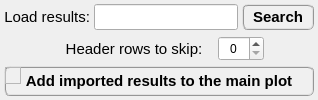
            <widget class="QWidget" name="tab_import">
             <attribute name="title">
              <string>Import</string>
             </attribute>
             <layout class="QGridLayout" name="gridLayout_11">
              <property name="leftMargin">
               <number>4</number>
              </property>
              <property name="topMargin">
               <number>4</number>
              </property>
              <property name="rightMargin">
               <number>4</number>
              </property>
              <property name="bottomMargin">
               <number>4</number>
              </property>
              <property name="spacing">
               <number>4</number>
              </property>
              <item row="0" column="0">
               <widget class="QFrame" name="frame_14">
                <property name="frameShape">
                 <enum>QFrame::NoFrame</enum>
                </property>
                <property name="frameShadow">
                 <enum>QFrame::Raised</enum>
                </property>
                <layout class="QGridLayout" name="gridLayout_10">
                 <property name="leftMargin">
                  <number>0</number>
                 </property>
                 <property name="topMargin">
                  <number>0</number>
                 </property>
                 <property name="rightMargin">
                  <number>0</number>
                 </property>
                 <property name="bottomMargin">
                  <number>0</number>
                 </property>
                 <property name="horizontalSpacing">
                  <number>4</number>
                 </property>
                 <property name="verticalSpacing">
                  <number>0</number>
                 </property>
                 <item row="0" column="0">
                  <widget class="QLabel" name="label_9">
                   <property name="minimumSize">
                    <size>
                     <width>0</width>
                     <height>26</height>
                    </size>
                   </property>
                   <property name="maximumSize">
                    <size>
                     <width>90</width>
                     <height>26</height>
                    </size>
                   </property>
                   <property name="font">
                    <font>
                     <family>MS Shell Dlg 2</family>
                     <pointsize>11</pointsize>
                     <weight>50</weight>
                     <italic>false</italic>
                     <bold>false</bold>
                    </font>
                   </property>
                   <property name="text">
                    <string>Load results:</string>
                   </property>
                   <property name="alignment">
                    <set>Qt::AlignRight|Qt::AlignTrailing|Qt::AlignVCenter</set>
                   </property>
                  </widget>
                 </item>
                 <item row="0" column="1">
                  <widget class="QLineEdit" name="lineEdit_ImportResultsPath">
                   <property name="minimumSize">
                    <size>
                     <width>0</width>
                     <height>26</height>
                    </size>
                   </property>
                   <property name="maximumSize">
                    <size>
                     <width>16777215</width>
                     <height>26</height>
                    </size>
                   </property>
                   <property name="font">
                    <font>
                     <pointsize>8</pointsize>
                     <weight>50</weight>
                     <italic>false</italic>
                     <bold>false</bold>
                    </font>
                   </property>
                   <property name="layoutDirection">
                    <enum>Qt::LeftToRight</enum>
                   </property>
                   <property name="alignment">
                    <set>Qt::AlignCenter</set>
                   </property>
                  </widget>
                 </item>
                 <item row="0" column="2">
                  <widget class="QPushButton" name="pushButton_ChooseFolderImport">
                   <property name="minimumSize">
                    <size>
                     <width>72</width>
                     <height>26</height>
                    </size>
                   </property>
                   <property name="maximumSize">
                    <size>
                     <width>72</width>
                     <height>26</height>
                    </size>
                   </property>
                   <property name="sizeIncrement">
                    <size>
                     <width>0</width>
                     <height>0</height>
                    </size>
                   </property>
                   <property name="font">
                    <font>
                     <family>MS Shell Dlg 2</family>
                     <pointsize>11</pointsize>
                     <weight>75</weight>
                     <italic>false</italic>
                     <bold>true</bold>
                    </font>
                   </property>
                   <property name="styleSheet">
                    <string notr="true">QPushButton{border-radius: 6px; border-color: rgb(150, 150, 150); border-style: ridge; border-width: 2px; color: rgb(0, 0, 0); background-color: rgb(240, 240, 240); font: 75 bold 11pt &quot;MS Shell Dlg 2&quot;}
QPushButton:hover{border-radius: 6px; border-color: rgb(0, 170, 255); border-style: ridge; border-width: 2px; color: rgb(0, 0, 0); background-color: rgba(174, 213, 255, 100); font: 75 bold 11pt &quot;MS Shell Dlg 2&quot;}
QPushButton:pressed{border-radius: 6px; border-color: rgb(0, 170, 255); border-style: ridge; border-width: 3px; color: rgb(0, 0, 0); background-color: rgb(174, 213, 255); font: 75 bold 11pt &quot;MS Shell Dlg 2&quot;}</string>
                   </property>
                   <property name="text">
                    <string>Search</string>
                   </property>
                  </widget>
                 </item>
                </layout>
               </widget>
              </item>
              <item row="1" column="0">
               <widget class="QFrame" name="frame_11">
                <property name="frameShape">
                 <enum>QFrame::NoFrame</enum>
                </property>
                <property name="frameShadow">
                 <enum>QFrame::Raised</enum>
                </property>
                <layout class="QGridLayout" name="gridLayout_9">
                 <property name="leftMargin">
                  <number>0</number>
                 </property>
                 <property name="topMargin">
                  <number>0</number>
                 </property>
                 <property name="rightMargin">
                  <number>0</number>
                 </property>
                 <property name="bottomMargin">
                  <number>0</number>
                 </property>
                 <property name="horizontalSpacing">
                  <number>4</number>
                 </property>
                 <property name="verticalSpacing">
                  <number>0</number>
                 </property>
                 <item row="0" column="0">
                  <widget class="QFrame" name="frame_12">
                   <property name="frameShape">
                    <enum>QFrame::NoFrame</enum>
                   </property>
                   <property name="frameShadow">
                    <enum>QFrame::Raised</enum>
                   </property>
                  </widget>
                 </item>
                 <item row="0" column="2">
                  <widget class="QSpinBox" name="spinBox_skiprows">
                   <property name="minimumSize">
                    <size>
                     <width>0</width>
                     <height>25</height>
                    </size>
                   </property>
                   <property name="maximumSize">
                    <size>
                     <width>16777215</width>
                     <height>25</height>
                    </size>
                   </property>
                   <property name="alignment">
                    <set>Qt::AlignCenter</set>
                   </property>
                   <property name="maximum">
                    <number>10</number>
                   </property>
                  </widget>
                 </item>
                 <item row="0" column="1">
                  <widget class="QLabel" name="label_10">
                   <property name="minimumSize">
                    <size>
                     <width>160</width>
                     <height>25</height>
                    </size>
                   </property>
                   <property name="maximumSize">
                    <size>
                     <width>200</width>
                     <height>25</height>
                    </size>
                   </property>
                   <property name="font">
                    <font>
                     <family>MS Shell Dlg 2</family>
                     <pointsize>11</pointsize>
                     <weight>50</weight>
                     <italic>false</italic>
                     <bold>false</bold>
                    </font>
                   </property>
                   <property name="text">
                    <string>Header rows to skip:</string>
                   </property>
                   <property name="alignment">
                    <set>Qt::AlignCenter</set>
                   </property>
                  </widget>
                 </item>
                 <item row="0" column="3">
                  <widget class="QFrame" name="frame_13">
                   <property name="frameShape">
                    <enum>QFrame::NoFrame</enum>
                   </property>
                   <property name="frameShadow">
                    <enum>QFrame::Raised</enum>
                   </property>
                  </widget>
                 </item>
                </layout>
               </widget>
              </item>
              <item row="2" column="0">
               <widget class="QFrame" name="frame_3">
                <property name="frameShape">
                 <enum>QFrame::NoFrame</enum>
                </property>
                <property name="frameShadow">
                 <enum>QFrame::Raised</enum>
                </property>
                <layout class="QGridLayout" name="gridLayout_8">
                 <property name="leftMargin">
                  <number>0</number>
                 </property>
                 <property name="topMargin">
                  <number>0</number>
                 </property>
                 <property name="rightMargin">
                  <number>0</number>
                 </property>
                 <property name="bottomMargin">
                  <number>0</number>
                 </property>
                 <property name="spacing">
                  <number>0</number>
                 </property>
                 <item row="0" column="1">
                  <widget class="QPushButton" name="pushButton_AddImportedPlot">
                   <property name="minimumSize">
                    <size>
                     <width>310</width>
                     <height>30</height>
                    </size>
                   </property>
                   <property name="maximumSize">
                    <size>
                     <width>310</width>
                     <height>30</height>
                    </size>
                   </property>
                   <property name="font">
                    <font>
                     <family>MS Shell Dlg 2</family>
                     <pointsize>11</pointsize>
                     <weight>75</weight>
                     <italic>false</italic>
                     <bold>true</bold>
                    </font>
                   </property>
                   <property name="styleSheet">
                    <string notr="true">QPushButton{border-radius: 6px; border-color: rgb(150, 150, 150); border-style: ridge; border-width: 2px; color: rgb(0, 0, 0); background-color: rgb(240, 240, 240); font: 75 bold 11pt &quot;MS Shell Dlg 2&quot;}
QPushButton:hover{border-radius: 6px; border-color: rgb(0, 170, 255); border-style: ridge; border-width: 2px; color: rgb(0, 0, 0); background-color: rgba(174, 213, 255, 100); font: 75 bold 11pt &quot;MS Shell Dlg 2&quot;}
QPushButton:pressed{border-radius: 6px; border-color: rgb(0, 170, 255); border-style: ridge; border-width: 3px; color: rgb(0, 0, 0); background-color: rgb(174, 213, 255); font: 75 bold 11pt &quot;MS Shell Dlg 2&quot;}</string>
                   </property>
                   <property name="text">
                    <string>Add imported results to the main plot</string>
                   </property>
                  </widget>
                 </item>
                 <item row="0" column="0">
                  <widget class="QFrame" name="frame_9">
                   <property name="frameShape">
                    <enum>QFrame::NoFrame</enum>
                   </property>
                   <property name="frameShadow">
                    <enum>QFrame::Raised</enum>
                   </property>
                  </widget>
                 </item>
                 <item row="0" column="2">
                  <widget class="QFrame" name="frame_10">
                   <property name="frameShape">
                    <enum>QFrame::NoFrame</enum>
                   </property>
                   <property name="frameShadow">
                    <enum>QFrame::Raised</enum>
                   </property>
                  </widget>
                 </item>
                </layout>
                <widget class="QFrame" name="frame_8">
                 <property name="geometry">
                  <rect>
                   <x>1</x>
                   <y>1</y>
                   <width>16</width>
                   <height>17</height>
                  </rect>
                 </property>
                 <property name="frameShape">
                  <enum>QFrame::StyledPanel</enum>
                 </property>
                 <property name="frameShadow">
                  <enum>QFrame::Raised</enum>
                 </property>
                </widget>
               </widget>
              </item>
             </layout>
            </widget>
